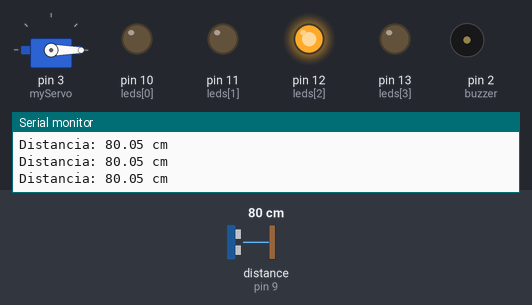
A sketch run on a simulated Arduino Uno, built with avr-gcc and run on an emulated ATmega328P. Parts: servo, output pins drawn as LEDs (lit = HIGH), buzzer (waves = sounding), the last lines printed to the serial monitor. Wiring (inferred from the names in the program): ultrasonic range finder: trigger pin 8; echo pin 9. Dashed ring = blinking. Inputs (shaded band) come from the test bench; at power-on: distance to the obstacle (sensor on pin 9) 80 cm. The echo pulse lasts 58.3 µs per cm; pins used as bus, display or sensor lines are not drawn.

Above: at 1.2 s.
1.3 s: distance to the obstacle (sensor on pin 9) set to 56 cm
2.8 s: distance to the obstacle (sensor on pin 9) set to 45 cm
At 3.9 s:
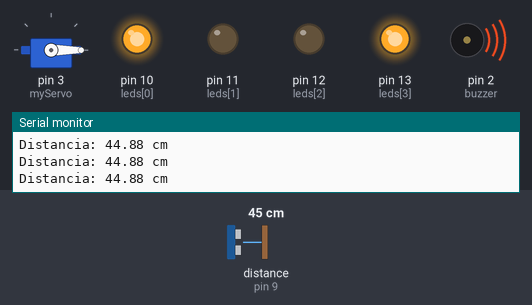
4.3 s: distance to the obstacle (sensor on pin 9) set to 29 cm
6.0 s: distance to the obstacle (sensor on pin 9) set to 24 cm
At 6.58 s:
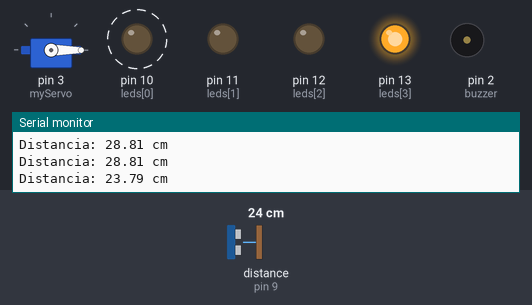
9.0 s: distance to the obstacle (sensor on pin 9) set to 203 cm
At 9.5 s:
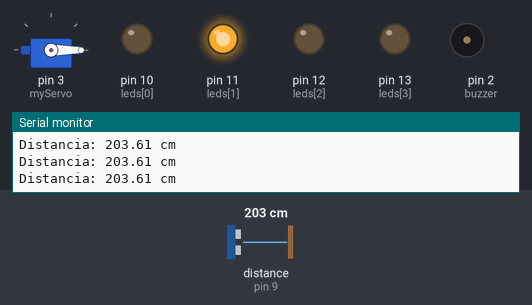
10.5 s: distance to the obstacle (sensor on pin 9) set to 195 cm
At 11.8 s:
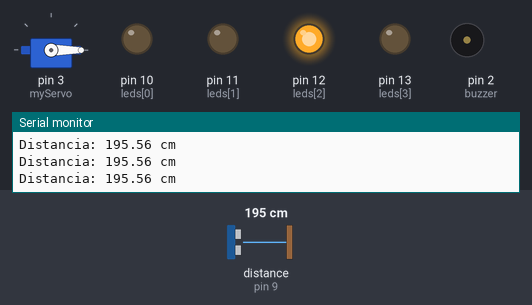
Timing chart, 0 to 13.0 s (numbered marks = the images above; inputs shaded):
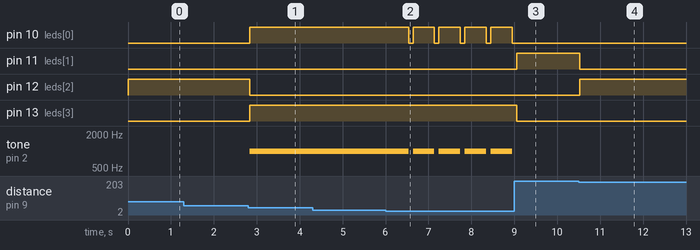

Measured:
- the behaviour switches between 51 and 50 cm on distance to the obstacle (sensor on pin 9) (found by bisection; images 0 and 1)
- the behaviour switches between 26 and 25 cm on distance to the obstacle (sensor on pin 9) (found by bisection; images 1 and 2)
- the behaviour switches between 200 and 199 cm on distance to the obstacle (sensor on pin 9) (found by bisection; images 3 and 4)
- after the input at 2.8 s, pin 10 (leds[0]), pin 13 (leds[3]): LOW → HIGH at once; pin 12 (leds[2]): HIGH → LOW at once; tone on pin 2 (buzzer): silent → 1000 Hz at once
- after the input at 6.0 s, pin 10 (leds[0]): alternates HIGH for 0.50 s and LOW for 0.10 s, starting after 0.54 s; tone on pin 2 (buzzer): alternates 1000 Hz for 0.50 s and silent for 0.10 s, starting after 0.54 s
- after the input at 9.0 s, pin 10 (leds[0]): stops changing and stays LOW; pin 11 (leds[1]): LOW → HIGH after 0.06 s; pin 13 (leds[3]): HIGH → LOW after 0.06 s; tone on pin 2 (buzzer): stops changing and stays silent
- after the input at 10.5 s, pin 11 (leds[1]): HIGH → LOW at once; pin 12 (leds[2]): LOW → HIGH at once

The sketch:

aprendendo-servoMotor.ino
```cpp
#include <Servo.h>
#define TRIGGER_PIN 8
#define ECHO_PIN 9
#define LEDS_QUANTITY 4

Servo myServo;

/* azul: 10
 * verde: 11
 * amarelo: 12
 * vermelho: 13
 */
int leds[LEDS_QUANTITY] = {10, 11, 12, 13};
int buzzer = 2;

double inches = 0;
double cm = 0;

long readUltrasonicDistance(int triggerPin, int echoPin) {
  pinMode(triggerPin, OUTPUT);
  digitalWrite(triggerPin, LOW);
  delayMicroseconds(2);

  digitalWrite(triggerPin, HIGH);
  delayMicroseconds(10);
  digitalWrite(triggerPin, LOW);

  pinMode(echoPin, INPUT);

  return pulseIn(echoPin, HIGH);
}

void setup() {
  Serial.begin(9600);

  for (int i = 0; i < LEDS_QUANTITY; i++) {
    pinMode(leds[i], OUTPUT);
  }

  pinMode(buzzer, OUTPUT);

  myServo.attach(3);
  myServo.write(0);
}

void loop() {
  cm = 0.01723 * readUltrasonicDistance(TRIGGER_PIN, ECHO_PIN);
  // inches = (cm / 2.54);

  Serial.print("Distancia: ");
  Serial.print(cm);
  Serial.println(" cm");

  for (int i = 0; i < LEDS_QUANTITY; i++) {
    digitalWrite(leds[i], LOW);
  }


  /* azul: 10 -> 0
  * verde: 11 -> 1
  * amarelo: 12 -> 2
  * vermelho: 13 -> 3
  */
  if (cm >= 200)  digitalWrite(leds[1], HIGH);
  if (cm > 50 && cm <= 200)  digitalWrite(leds[2], HIGH);
  if (cm <= 50)  digitalWrite(leds[3], HIGH);

  if (cm <= 50 && cm > 25) {
    tone(buzzer, 1000);
    digitalWrite(leds[0], HIGH);
  }
  else if (cm <= 25) {
    tone(buzzer, 1000);
    digitalWrite(leds[0], HIGH);
    delay(500);
    digitalWrite(leds[0], LOW);
    noTone(buzzer);
  }
  else {
    noTone(buzzer);
  }

  delay(100);
}
```
